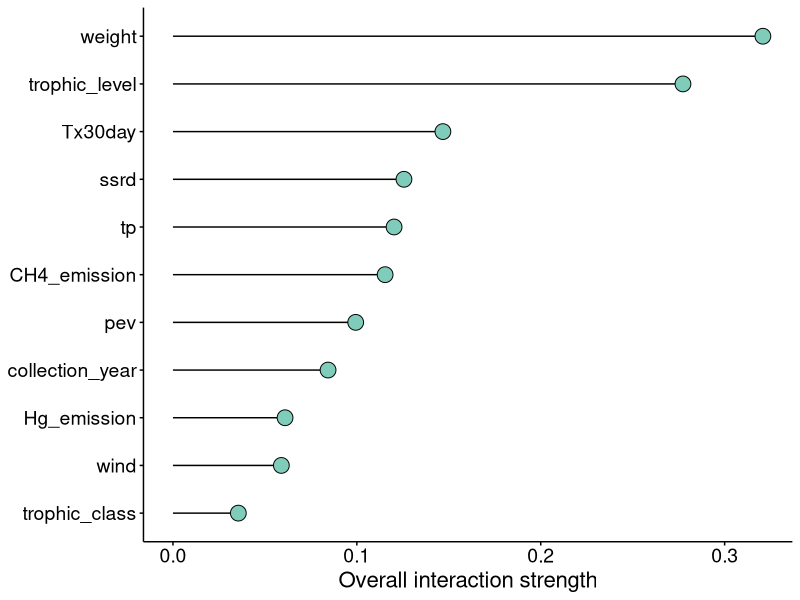
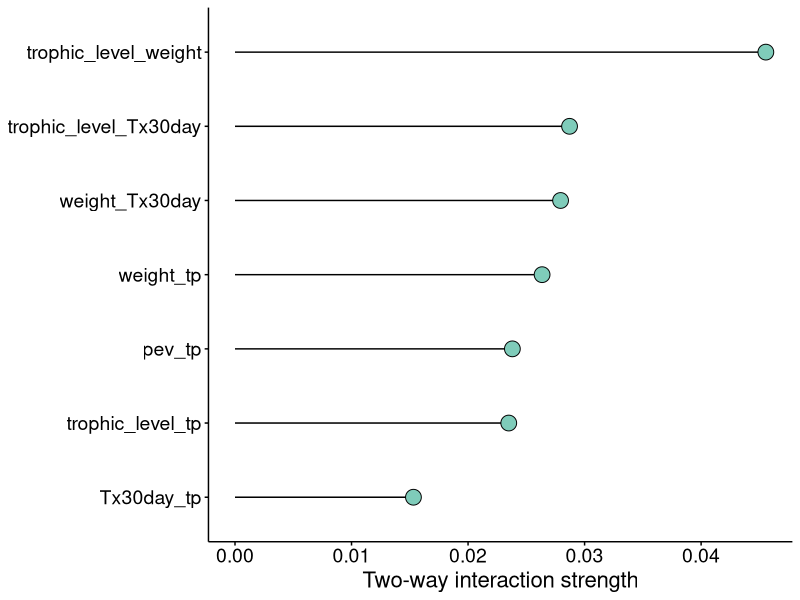
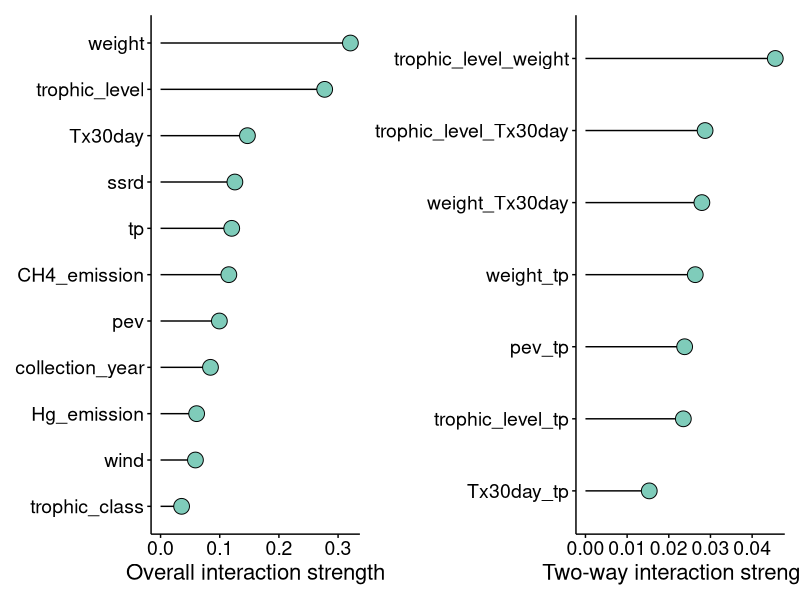

The R source for these figures, in order:
library(ggplot2)     # v3.5.0
library(patchwork)   # v1.2.0

setwd('path_to_your_working_directory')
overall_inter <- read.csv("Overall_interaction_stregth.csv", header = TRUE)
two_way_inter <- read.csv("Two_way_interaction_strength.csv", header = TRUE)

overall_inter$Variable <- factor(overall_inter$Variable, 
                                 levels = overall_inter$Variable[order(overall_inter$Interaction)])

two_way_inter$Variable <- factor(two_way_inter$Variable, 
                                 levels = two_way_inter$Variable[order(two_way_inter$Interaction)])

overall_inter_lol <- ggplot(overall_inter, aes(x = Variable, y = Interaction)) +
  geom_segment(aes(x = Variable, xend = Variable, y=0, yend = Interaction), 
               color="black", linewidth = 0.5) +
  geom_point(shape = 21, size = 5, fill = "#7fccba", color = "black", stroke = 0.5) +
  coord_flip() +
  labs(y = "Overall interaction strength", x = NULL) +
  theme(panel.background = element_blank(),
        panel.grid = element_blank(),
        axis.line = element_line(color = "black", linewidth = 0.5),
        axis.ticks = element_line(color = "black", linewidth = 0.5),
        axis.text = element_text(size = 14, color = "black"),
        axis.title = element_text(size = 16),
        legend.position = "none") 

overall_inter_lol

two_way_inter_lol <- ggplot(two_way_inter, aes(x = Variable, y = Interaction)) +
  geom_segment(aes(x = Variable, xend = Variable, y=0, yend = Interaction), 
               color="black", linewidth = 0.5) +
  geom_point(shape = 21, size = 5, fill = "#7fccba", color = "black", stroke = 0.5) +
  coord_flip() +
  labs(y = "Two-way interaction strength", x = NULL) +
  theme(panel.background = element_blank(),
        panel.grid = element_blank(),
        axis.line = element_line(color = "black", linewidth = 0.5),
        axis.ticks = element_line(color = "black", linewidth = 0.5),
        axis.text = element_text(size = 14, color = "black"),
        axis.title = element_text(size = 16),
        legend.position = "none") 

two_way_inter_lol

overall_inter_lol + two_way_inter_lol

#ggsave('Feature_interaction_1230.pdf', plot = last_plot(), width = 16, height = 9, unit = 'in')

